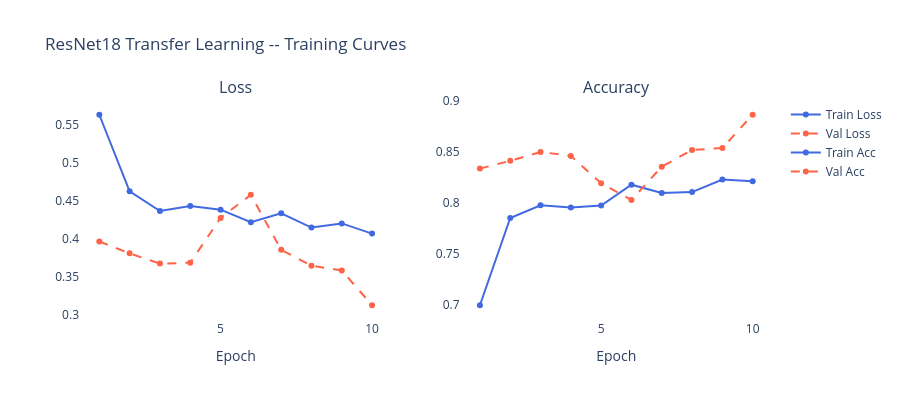

Notebook cell for this chart:
### Code cell
plot_training_curves(resnet_history, title='ResNet18 Transfer Learning -- Training Curves')

### Figure 1 — Plotly figure (JSON) as saved in the notebook; plotly's stock layout.template omitted (floating-point values rounded to 4 significant figures)
{"data": [{"line": {"color": "royalblue", "width": 2}, "name": "Train Loss", "type": "scatter", "x": [1, 2, 3, 4, 5, 6, 7, 8, 9, 10], "xaxis": "x", "y": [0.5635, 0.4625, 0.4364, 0.4429, 0.4382, 0.4217, 0.4334, 0.4146, 0.4201, 0.4066], "yaxis": "y"}, {"line": {"color": "tomato", "dash": "dash", "width": 2}, "name": "Val Loss", "type": "scatter", "x": [1, 2, 3, 4, 5, 6, 7, 8, 9, 10], "xaxis": "x", "y": [0.3963, 0.3805, 0.367, 0.3682, 0.4273, 0.4578, 0.3852, 0.3643, 0.3579, 0.3121], "yaxis": "y"}, {"line": {"color": "royalblue", "width": 2}, "name": "Train Acc", "type": "scatter", "x": [1, 2, 3, 4, 5, 6, 7, 8, 9, 10], "xaxis": "x2", "y": [0.6997, 0.785, 0.7975, 0.7953, 0.7972, 0.8176, 0.8094, 0.8104, 0.8226, 0.8209], "yaxis": "y2"}, {"line": {"color": "tomato", "dash": "dash", "width": 2}, "name": "Val Acc", "type": "scatter", "x": [1, 2, 3, 4, 5, 6, 7, 8, 9, 10], "xaxis": "x2", "y": [0.8333, 0.841, 0.8496, 0.8458, 0.819, 0.8027, 0.8352, 0.8515, 0.8534, 0.886], "yaxis": "y2"}], "layout": {"annotations": [{"font": {"size": 16}, "showarrow": false, "text": "Loss", "x": 0.225, "xanchor": "center", "xref": "paper", "y": 1, "yanchor": "bottom", "yref": "paper"}, {"font": {"size": 16}, "showarrow": false, "text": "Accuracy", "x": 0.775, "xanchor": "center", "xref": "paper", "y": 1, "yanchor": "bottom", "yref": "paper"}], "height": 400, "paper_bgcolor": "white", "plot_bgcolor": "white", "title": {"text": "ResNet18 Transfer Learning -- Training Curves"}, "xaxis": {"anchor": "y", "domain": [0, 0.45], "title": {"text": "Epoch"}}, "xaxis2": {"anchor": "y2", "domain": [0.55, 1], "title": {"text": "Epoch"}}, "yaxis": {"anchor": "x", "domain": [0, 1]}, "yaxis2": {"anchor": "x2", "domain": [0, 1]}}}
